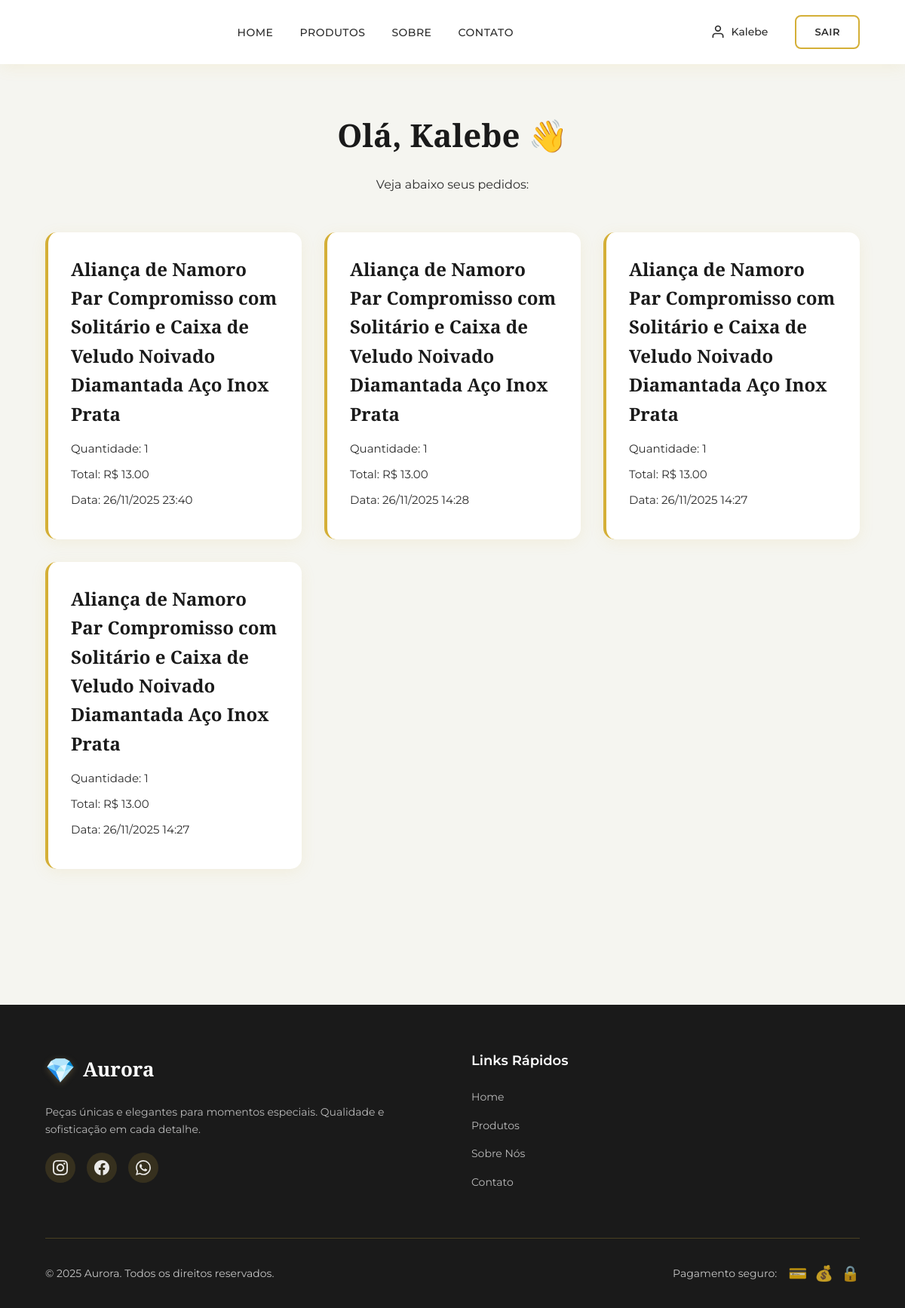
/perfil (signed in), run on the app's committed database.
### app/models.py (models this page shows, shortened)
class Pedido(models.Model):
    usuario = models.ForeignKey(User, on_delete=models.CASCADE)
    produto = models.ForeignKey(Produto, on_delete=models.CASCADE)
    quantidade = models.PositiveIntegerField()
    total = models.DecimalField(max_digits=10, decimal_places=2)
    data = models.DateTimeField(auto_now_add=True)

class Produto (models.Model):
    nome = models.CharField(max_length=150)
    estoque = models.PositiveIntegerField()
    preco = models.DecimalField(max_digits=10, decimal_places=2)
    descricao = models.TextField()
    foto = models.ImageField(upload_to="produtos/", blank=True, null=True)
    criado_em = models.DateTimeField(auto_now_add=True)
    atualizado_em = models.DateTimeField(auto_now=True)

### app/views.py (the view)
# urls.py: path("perfil", views.perfil, name="perfil"),
@login_required(login_url='loginUsuario')
def perfil(request):
    usuario = request.user
    pedidos = Pedido.objects.filter(usuario=usuario).order_by("-data")
    return render(request, "perfil.html", {"usuario":usuario, "pedidos":pedidos})

### app/templates/perfil.html (shortened to what this page needs)
{% extends "template.html" %}
{% block content %}
<h2>Olá, {{ usuario.username }} 👋</h2>
<p>Veja abaixo seus pedidos:</p>
{% if pedidos %}
    <div class="lista-pedidos">
        {% for pedido in pedidos %}
        <div class="card-pedido">
            <h3>{{ pedido.produto.nome }}</h3>
            <p>Quantidade: {{ pedido.quantidade }}</p>
            <p>Total: R$ {{ pedido.total }}</p>
            <p>Data: {{ pedido.data|date:"d/m/Y H:i" }}</p>
        </div>
        {% endfor %}
    </div>
{% else %}
    <p>Você ainda não fez nenhuma compra.</p>
{% endif %}
{% endblock %}

### app/templates/template.html (shortened to what this page needs)
{% load static %}
<!DOCTYPE html>
<html lang="pt-br">
<head>
    <link rel="stylesheet" href="{% static 'styles/style.css' %}">
</head>
<body>
    <header class="header-main">
        <nav class="navbar">
            <div class="navbar-container">
                <ul class="menu" role="navigation">
                    <li><a href="/" class="menu-link">Home</a></li>
                    <li><a href="#produtos" class="menu-link">Produtos</a></li>
                    <li><a href="#sobre" class="menu-link">Sobre</a></li>
                    <li><a href="#contato" class="menu-link">Contato</a></li>
                </ul>
                <div class="navbar-actions">
                    {% if request.user.is_authenticated %}
                        <a href="{% url 'perfil' %}" class="user-profile" title="Meu Perfil">
                            <svg width="20" height="20" viewBox="0 0 24 24" fill="none" stroke="currentColor" stroke-width="2" stroke-linecap="round" stroke-linejoin="round">
                                <path d="M20 21v-2a4 4 0 0 0-4-4H8a4 4 0 0 0-4 4v2"></path>
                                <circle cx="12" cy="7" r="4"></circle>
                            </svg>
                            <span>{{ request.session.nome_usuario|default:request.user.username }}</span>
                        </a>
                        <a href="{% url 'logoutUsuario' %}" class="btn-logout">Sair</a>
                    {% else %}
                        <a href="{% url 'loginUsuario' %}" class="btn-login">Entrar</a>
                        <a href="{% url 'salvarUsuario' %}" class="btn-signup">Cadastrar</a>
                    {% endif %}
                </div>
            </div>
        </nav>
    </header>
    <main class="main-content">
        {% block content %}
        {% endblock %}
    </main>
    <footer class="footer-main">
        <div class="footer-container">
            <div class="footer-content">
                <div class="footer-section">
                    <h3 class="footer-logo">
                        <span class="logo-icon">💎</span>
                        Aurora
                    </h3>
                    <p class="footer-description">
                        Peças únicas e elegantes para momentos especiais.
                        Qualidade e sofisticação em cada detalhe.
                    </p>
                    <div class="footer-social">
                        <a href="#" class="social-link" aria-label="Siga-nos no Instagram" title="Instagram">
                        </a>
                        <a href="#" class="social-link" aria-label="Siga-nos no Facebook" title="Facebook">
                        </a>
                        <a href="#" class="social-link" aria-label="Fale conosco no WhatsApp" title="WhatsApp">
                        </a>
                    </div>
                </div>
                <div class="footer-section">
                    <h4 class="footer-title">Links Rápidos</h4>
                    <ul class="footer-links">
                        <li><a href="/">Home</a></li>
                        <li><a href="#produtos">Produtos</a></li>
                        <li><a href="#sobre">Sobre Nós</a></li>
                        <li><a href="#contato">Contato</a></li>
                    </ul>
                </div>
            </div>
            <div class="footer-bottom">
                <p>&copy; 2025 Aurora. Todos os direitos reservados.</p>
                <div class="footer-payment">
                    <span>Pagamento seguro:</span>
                    <div class="payment-icons">
                        <span title="Cartão de Crédito">💳</span>
                        <span title="PIX">💰</span>
                        <span title="Transação Segura">🔒</span>
                    </div>
                </div>
            </div>
        </div>
    </footer>
</body>
</html>

### data on the page
Pedido: produto.nome "Aliança de Namoro Par Compromisso com Solitário e Caixa de Veludo Noivado Diamantada Aço Inox Prata", quantidade "1", total "13.00", data "26/11/2025 23:40"
Pedido: produto.nome "Aliança de Namoro Par Compromisso com Solitário e Caixa de Veludo Noivado Diamantada Aço Inox Prata", quantidade "1", total "13.00", data "26/11/2025 14:28"
Pedido: produto.nome "Aliança de Namoro Par Compromisso com Solitário e Caixa de Veludo Noivado Diamantada Aço Inox Prata", quantidade "1", total "13.00", data "26/11/2025 14:27"
Pedido: produto.nome "Aliança de Namoro Par Compromisso com Solitário e Caixa de Veludo Noivado Diamantada Aço Inox Prata", quantidade "1", total "13.00", data "26/11/2025 14:27"

### other printed values
{{ request.session.nome_usuario|default:request.user.username }} "Kalebe"
{{ usuario.username }} "Kalebe"
